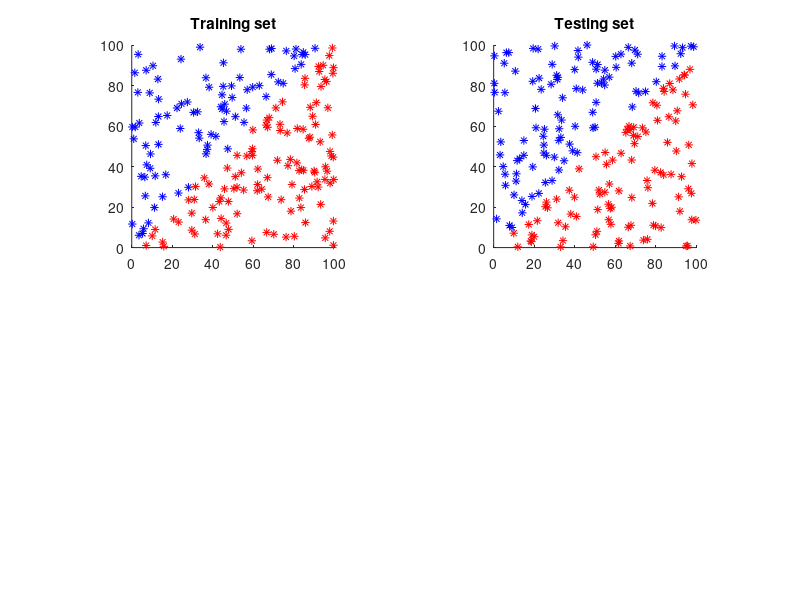

Write MATLAB code to recreate this figure. (Note: this script raises an error after producing the figure.)
%
% DEMONSTRATION OF ADABOOST_tr and ADABOOST_te
%
% Just type "demo" to run the demo.
%
% Using adaboost with linear threshold classifier 
% for a two class classification problem.
%
% Bug Reporting: Please contact the author for bug reporting and comments.
%
% Cuneyt Mertayak
% email: cuneyt.mertayak@gmail.com
% version: 1.0
% date: 21/05/2007


% Creating the training and testing sets
%
tr_n = 200;
te_n = 200;
weak_learner_n = 20;

tr_set = abs(rand(tr_n,2))*100;
te_set = abs(rand(te_n,2))*100;

tr_labels = (tr_set(:,1)-tr_set(:,2) > 0) + 1;
te_labels = (te_set(:,1)-te_set(:,2) > 0) + 1;

% Displaying the training and testing sets
figure;
subplot(2,2,1);
hold on; axis square;
indices = tr_labels==1;
plot(tr_set(indices,1),tr_set(indices,2),'b*');
indices = ~indices;
plot(tr_set(indices,1),tr_set(indices,2),'r*');
title('Training set');

subplot(2,2,2);
hold on; axis square;
indices = te_labels==1;
plot(te_set(indices,1),te_set(indices,2),'b*');
indices = ~indices;
plot(te_set(indices,1),te_set(indices,2),'r*');
title('Testing set');

% Training and testing error rates
tr_error = zeros(1,weak_learner_n);
te_error = zeros(1,weak_learner_n);

for i=1:weak_learner_n
	adaboost_model = ADABOOST_tr(@threshold_tr,@threshold_te,tr_set,tr_labels,i);
	[L_tr,hits_tr] = ADABOOST_te(adaboost_model,@threshold_te,tr_set,tr_labels);
	tr_error(i) = (tr_n-hits_tr)/tr_n;
	[L_te,hits_te] = ADABOOST_te(adaboost_model,@threshold_te,te_set,te_labels);
	te_error(i) = (te_n-hits_te)/te_n;
end

subplot(2,2,3); 
plot(1:weak_learner_n,tr_error);
axis([1,weak_learner_n,0,1]);
title('Training Error');
xlabel('weak classifier number');
ylabel('error rate');
grid on;

subplot(2,2,4); axis square;
plot(1:weak_learner_n,te_error);
axis([1,weak_learner_n,0,1]);
title('Testing Error');
xlabel('weak classifier number');
ylabel('error rate');
grid on;

